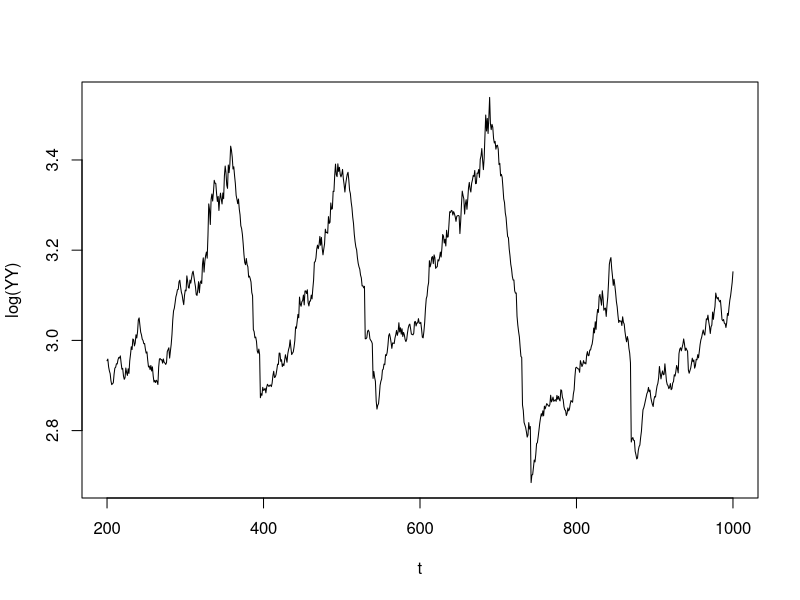
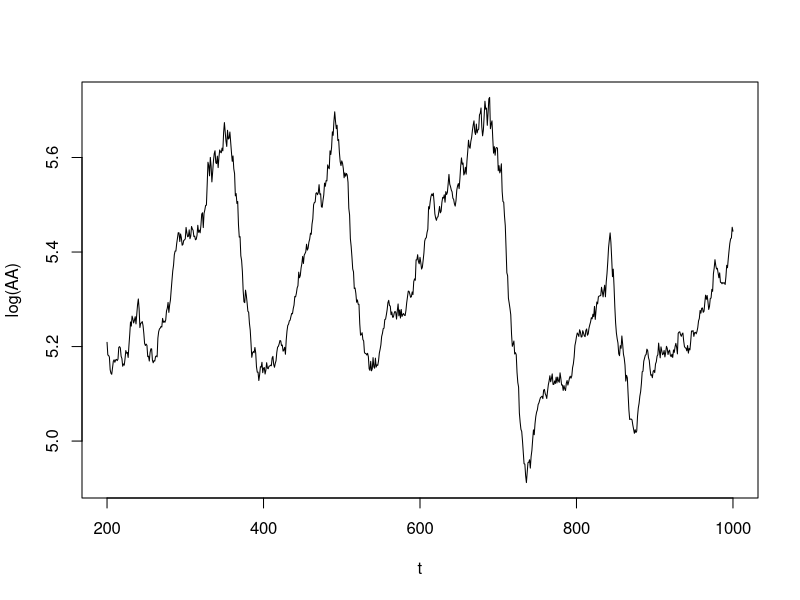
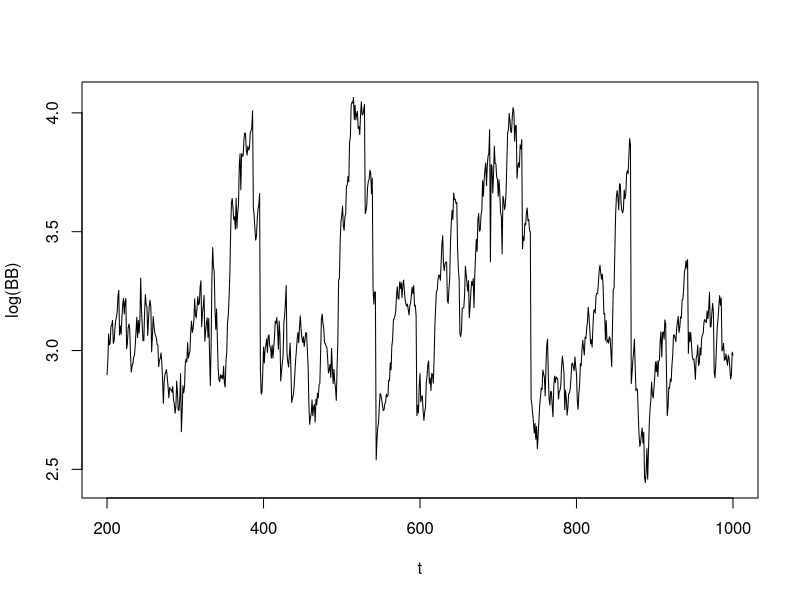
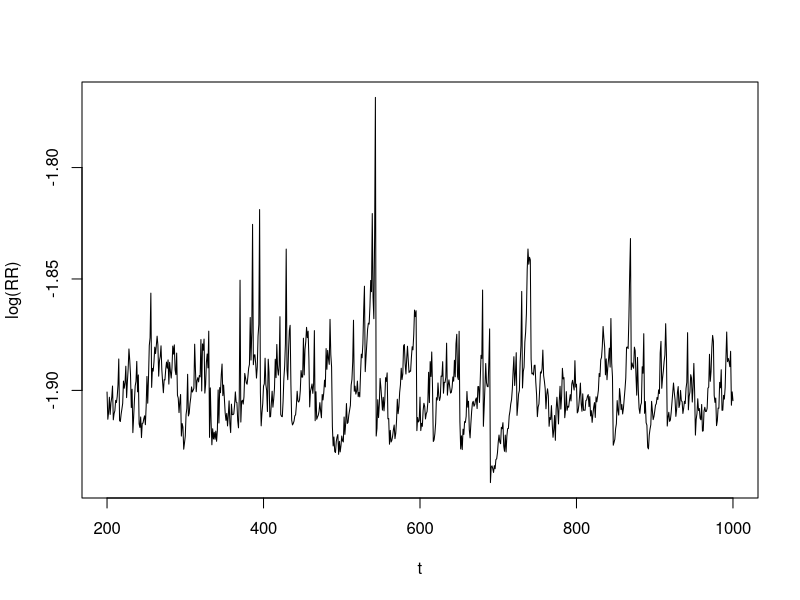

These charts were generated, in order, by the following R code:
### toymodel
## chooseCRANmirror(graphics = FALSE)

rm(list = ls())

set.seed(15)

Time <- 1000
Ni <- 100

gamma <- 2 ## fraction of reinvested profit
phi <- 0.1 ## capital productivity
r <- 0.1 ## interest rate
Pbar <- 0.01 ## random price drift
delta <- 0.05 ## depreciacion rate
r_bar <- 0.075 ## base interest rate

A <- matrix(data = 1, ncol = 1, nrow = Ni) ## net worth
K <- matrix(data = 1, ncol = 1, nrow = Ni) ## capital
B <- matrix(data = 0, ncol = 1, nrow = Ni) ## debt
I <- matrix(data = 0, ncol = 1, nrow = Ni) ## investment
P <- matrix(data = 0, ncol = 1, nrow = Ni) ## price
Y <- matrix(data = 0, ncol = 1, nrow = Ni) ## production
Z <- matrix(2 * runif (Ni) + Pbar , ncol = 1, nrow = Ni) ## profit
YY <- matrix(data = 0, ncol = 1, nrow = Time) ## aggregate prod
AA <- matrix(data = 0, ncol = 1, nrow = Time) ## aggregate prod
BB <- matrix(data = 0, ncol = 1, nrow = Time) ## aggregate prod
RR <- matrix(data = 0, ncol = 1, nrow = Time) ## interest rate payment
r <- matrix(data = 0, ncol = 1, nrow = Ni) ## interest rate

## main program
for(t in 2:Time) {
    I <- gamma * Z ## investment choice
    I[I<0] <- 0
    K <- K * (1 - delta) + I ## capital accumulation
    Y <- phi * K ## production
    B <- K - A ## debt
    B[B<0] <- 0 ## self-financed firms
    P <- 2 * runif(Ni) + Pbar ## stochastic price
    r <-  r_bar + r_bar * (B/A)^r_bar
    int <- r * B
    RR[t] <- sum(int) / sum(B)
    Z <- P * Y - r * K ## profit
    A <- A + Z ## net worth
    Z[A<0] <- 0 ## entry condition
    K[A<0] <- 1 ## entry condition
    A[A<0] <- 1 ## entry-exit process
    YY[t] <- sum(Y) ## aggr prod
    AA[t] <- sum(A) ## net worth
    BB[t] <- sum(B) ## aggregate debt
}

## aggregate production
plot(200:Time,
     log(YY[200:Time, 1]),
     type = 'l',
     ylim = range(log(YY[200:Time])),
     col = 1,
     ylab = 'log(YY)',
     xlab = 't')

## net worth
plot(200:Time,
     log(AA[200:Time, 1]),
     type = 'l',
     ylim = range(log(AA[200:Time])),
     col = 1,
     ylab = 'log(AA)',
     xlab = 't')

## aggregate debt
plot(200:Time,
     log(BB[200:Time, 1]),
     type = 'l',
     ylim = range(log(BB[200:Time])),
     col = 1,
     ylab = 'log(BB)',
     xlab = 't')

## aggregate interest rate payments
plot(200:Time,
     log(RR[200:Time, 1]),
     type = 'l',
     ylim = range(log(RR[200:Time])),
     col = 1,
     ylab = 'log(RR)',
     xlab = 't')
